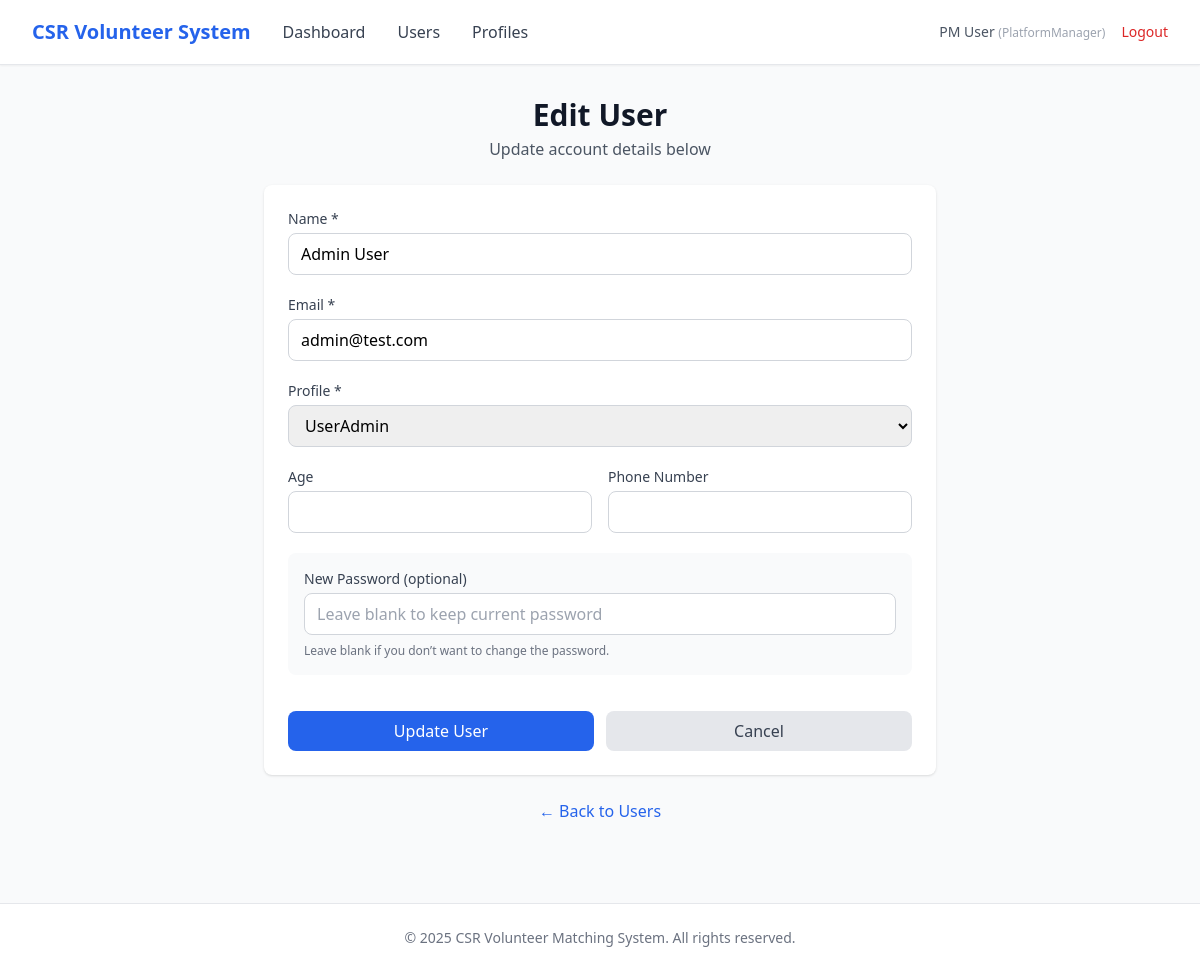
/admin/users/1/edit (signed in), run on the app's committed database.
### app/entity/user_account.py (models this page shows, shortened)
class UserAccount(UserMixin, db.Model):
    __tablename__ = "user_accounts"
    userID = db.Column(db.Integer, primary_key=True, autoincrement=True)  # explicit auto increment
    name = db.Column(db.String(100), nullable=False)
    email = db.Column(db.String(120), nullable=False, unique=True, index=True)
    _password = db.Column("password", db.String(255), nullable=False)
    age = db.Column(db.Integer)
    phoneNumber = db.Column(db.String(20))
    isActive = db.Column(db.Boolean, default=True)
    profileID = db.Column(db.Integer, db.ForeignKey("user_profiles.profileID"), nullable=False)
    profile = db.relationship("UserProfile", back_populates="users", lazy=True)
    @property
    def password(self):
        raise AttributeError("Password is write-only.")
    @password.setter
    def password(self, raw):
        self._password = generate_password_hash(raw)

### app/entity/user_profile.py (models this page shows)
class UserProfile(db.Model):
    __tablename__ = "user_profiles"
    profileID   = db.Column(db.Integer, primary_key=True, autoincrement=True)  # explicit auto increment
    profileName = db.Column(db.String(50), nullable=False, unique=True)
    description = db.Column(db.String(255))
    isActive    = db.Column(db.Boolean, default=True)
    users = db.relationship("UserAccount", back_populates="profile", lazy=True)

### app/boundary/routes.py (the view, shortened to what this page needs)
@boundary_bp.route("/admin/users/<int:user_id>/edit", methods=["GET", "POST"])
@login_required
def admin_edit_user(user_id):
    from app.entity.user_profile import UserProfile
    from app.entity.user_account import UserAccount
    profiles = UserProfile.query.filter_by(isActive=True).all()
    user = UserAccount.query.get(user_id)
    if not user:
        flash("User not found.", "danger")
        return redirect(url_for("boundary.admin_users"))
    return render_template("admin/edit_user.html", user=user, profiles=profiles)

### app/entity/user_account.py (called while the page is built)
@login_manager.user_loader
def load_user(user_id):
    return UserAccount.query.get(int(user_id))

### app/templates/admin/edit_user.html (shortened to what this page needs)
{% extends "base.html" %}
{% block nav_links %}
<a href="{{ url_for('boundary.admin_dashboard') }}" class="text-gray-700 hover:text-primary">Dashboard</a>
<a href="{{ url_for('boundary.admin_users') }}" class="text-gray-700 hover:text-primary">Users</a>
<a href="{{ url_for('boundary.admin_profiles') }}" class="text-gray-700 hover:text-primary">Profiles</a>
{% endblock %}
{% block content %}
<div class="max-w-2xl mx-auto">
    <div class="mb-6 text-center">
        <h1 class="text-3xl font-bold text-gray-900">Edit User</h1>
        <p class="text-gray-600 mt-1">Update account details below</p>
    </div>
    <div class="bg-white rounded-lg shadow p-6">
        <form method="POST" action="{{ url_for('boundary.admin_edit_user', user_id=user.userID) }}" class="space-y-5">
            <div>
                <label for="name" class="block text-sm font-medium text-gray-700 mb-1">Name *</label>
                <input type="text" id="name" name="name" value="{{ user.name }}" required
                       class="w-full px-3 py-2 border border-gray-300 rounded-lg focus:ring-2 focus:ring-primary">
            </div>
            <div>
                <label for="email" class="block text-sm font-medium text-gray-700 mb-1">Email *</label>
                <input type="email" id="email" name="email" value="{{ user.email }}" required
                       class="w-full px-3 py-2 border border-gray-300 rounded-lg focus:ring-2 focus:ring-primary">
            </div>
            <div>
                <label for="profile_id" class="block text-sm font-medium text-gray-700 mb-1">Profile *</label>
                <select name="profile_id" id="profile_id"
                        class="w-full px-3 py-2 border border-gray-300 rounded-lg focus:ring-2 focus:ring-primary">
                    {% for p in profiles %}
                        <option value="{{ p.profileID }}" {% if user.profileID == p.profileID %}selected{% endif %}>
                            {{ p.profileName }}
                        </option>
                    {% endfor %}
                </select>
            </div>
            <div class="grid grid-cols-2 gap-4">
                <div>
                    <label for="age" class="block text-sm font-medium text-gray-700 mb-1">Age</label>
                    <input type="number" id="age" name="age" min="1" max="120"
                           value="{{ user.age or '' }}"
                           class="w-full px-3 py-2 border border-gray-300 rounded-lg focus:ring-2 focus:ring-primary">
                </div>
                <div>
                    <label for="phoneNumber" class="block text-sm font-medium text-gray-700 mb-1">Phone Number</label>
                    <input type="tel" id="phoneNumber" name="phoneNumber" value="{{ user.phoneNumber or '' }}"
                           class="w-full px-3 py-2 border border-gray-300 rounded-lg focus:ring-2 focus:ring-primary">
                </div>
            </div>
            <div class="mt-4 p-4 bg-gray-50 rounded-lg">
                <label for="new_password" class="block text-sm font-medium text-gray-700 mb-1">
                    New Password (optional)
                </label>
                <input type="password" id="new_password" name="new_password"
                       placeholder="Leave blank to keep current password"
                       minlength="8"
                       class="w-full px-3 py-2 border border-gray-300 rounded-lg focus:ring-2 focus:ring-primary">
                <p class="text-xs text-gray-500 mt-2">
                    Leave blank if you don’t want to change the password.
                </p>
            </div>
            <div class="flex gap-3 pt-4">
                <button type="submit"
                        class="flex-1 bg-primary text-white py-2 rounded-lg hover:bg-blue-700 transition">
                    Update User
                </button>
                <a href="{{ url_for('boundary.admin_users') }}"
                   class="flex-1 text-center bg-gray-200 text-gray-700 py-2 rounded-lg hover:bg-gray-300 transition">
                    Cancel
                </a>
            </div>
        </form>
    </div>
    <div class="mt-6 text-center">
        <a href="{{ url_for('boundary.admin_users') }}" class="text-primary hover:text-blue-700">
            ← Back to Users
        </a>
    </div>
</div>
{% endblock %}

### app/templates/base.html (shortened to what this page needs)
<!DOCTYPE html>
<html lang="en">
<head>
    <script src="https://cdn.tailwindcss.com"></script>
</head>
<body class="bg-gray-50 min-h-screen">
    {% if current_user.is_authenticated %}
    <nav class="bg-white shadow-sm border-b border-gray-200">
        <div class="max-w-7xl mx-auto px-4 sm:px-6 lg:px-8">
            <div class="flex justify-between items-center h-16">
                <div class="flex items-center gap-8">
                    <a href="{{ url_for('boundary.login') }}" class="text-xl font-bold text-primary">
                        CSR Volunteer System
                    </a>
                    {% block nav_links %}{% endblock %}
                </div>
                <div class="flex items-center gap-4">
                    <span class="text-sm text-gray-600">
                        {{ current_user.name }}
                        <span class="text-xs text-gray-400">({{ current_user.profile.profileName }})</span>
                    </span>
                    <a href="{{ url_for('boundary.logout') }}" class="text-sm text-red-600 hover:text-red-700">
                        Logout
                    </a>
                </div>
            </div>
        </div>
    </nav>
    {% endif %}
    <main class="max-w-7xl mx-auto px-4 sm:px-6 lg:px-8 py-8">
        {% block content %}{% endblock %}
    </main>
    <footer class="bg-white border-t border-gray-200 mt-12">
        <div class="max-w-7xl mx-auto px-4 sm:px-6 lg:px-8 py-6">
            <p class="text-center text-sm text-gray-500">
                &copy; 2025 CSR Volunteer Matching System. All rights reserved.
            </p>
        </div>
    </footer>
</body>
</html>

### data on the page
UserAccount: name "PM User"
UserProfile: profile.profileName "PlatformManager"
UserAccount: name "Admin User", email "admin@test.com", profile_id "UserAdmin"
